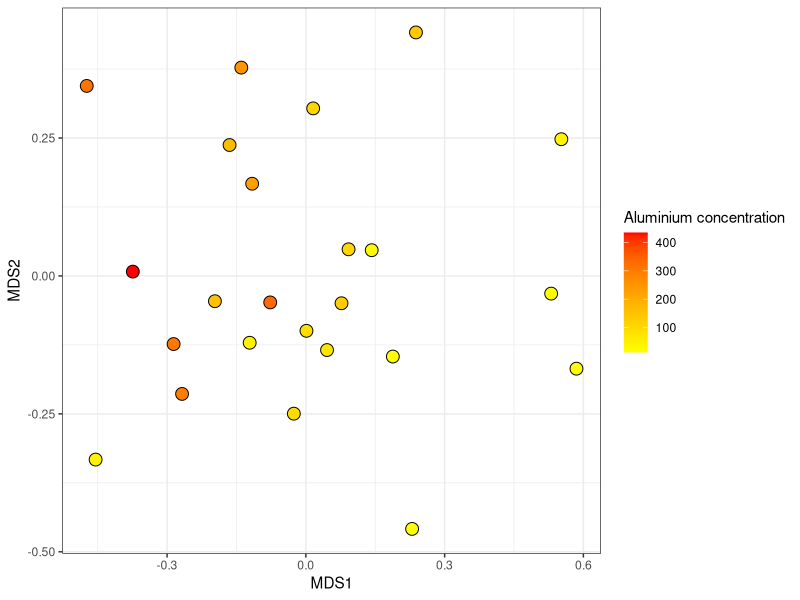
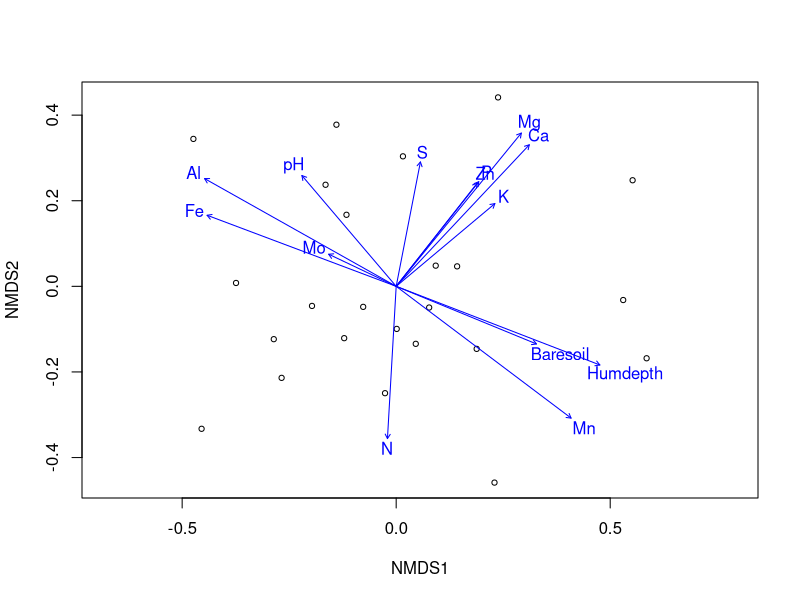
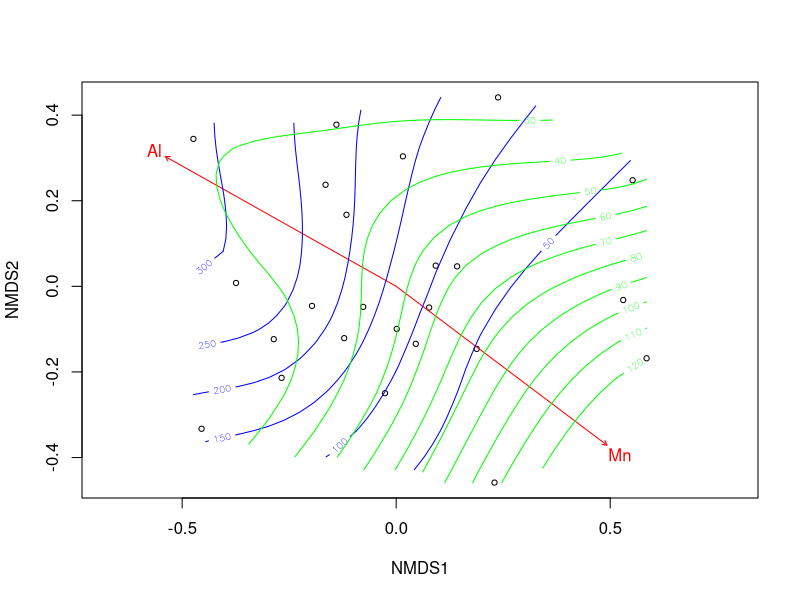
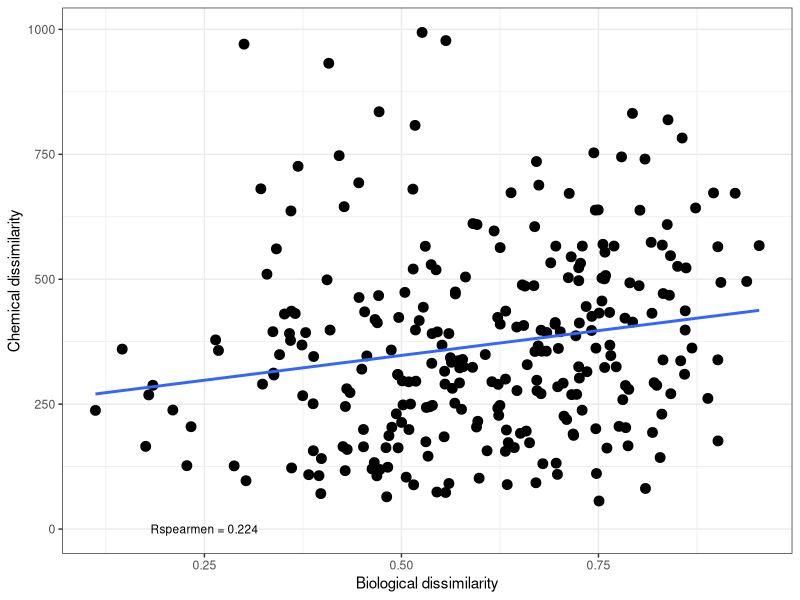
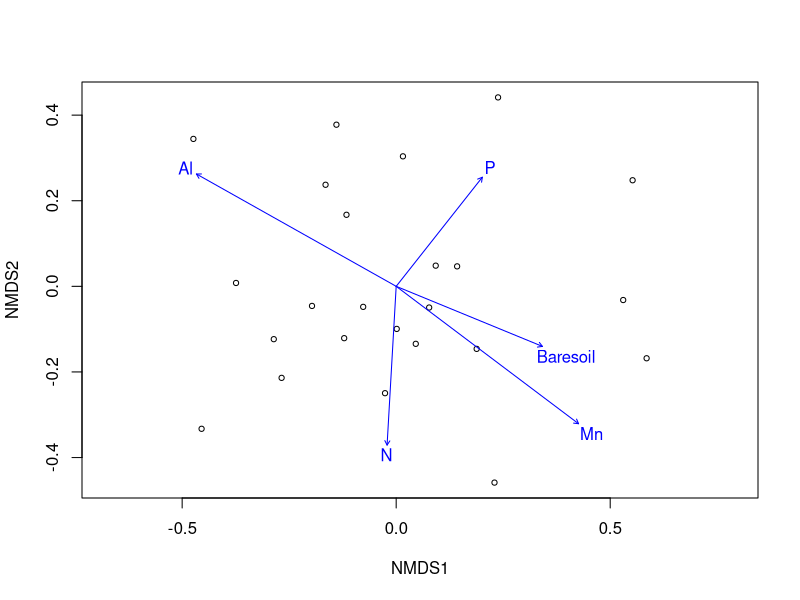

Source code (R) for these figures, in order:
## ---- chunk 1
#-- RUN THE FRAGMENT BETWEEN LINES BEFORE COMPILING MARKDOWN
# to configure markdown parsing
options(markdown.extensions = c("no_intra_emphasis", "tables", "fenced_code", "autolink", "strikethrough", "lax_spacing", "space_headers", "latex_math"))
#------
# output options
options(width = 70, scipen = 6, digits = 3)

# to render cyrillics in plots use cairo pdf
options(device = function(file, width = 7, height = 7, ...) {
  cairo_pdf(tempfile(), width = width, height = height, ...)
  })
library(knitr)
# chunk default options
opts_chunk$set(fig.align='center', tidy = FALSE, fig.width = 7, fig.height = 3, warning=FALSE)
## ---- chunk 2
library(vegan)
data(varespec)
data(varechem)
## ---- chunk 3
library(ggplot2)
veg_ord <- metaMDS(varespec)
veg_MDS <- as.data.frame(veg_ord$points)
ggplot(veg_MDS, aes(x = MDS1, y = MDS2, fill = varechem$Al))  + geom_point(shape=21, size =4)+ scale_fill_gradient(low = "cyan", high = "darkblue") + theme_bw()  + labs(fill = "Aluminium concentration") + scale_fill_gradient(high = "red", low = "yellow")

## ---- chunk 4
env_fit <- envfit(veg_ord, varechem)
env_fit
## ---- chunk 5
plot(veg_ord, display = "site")
plot(env_fit)
## ---- chunk 6
env_fit2 <- envfit(veg_ord ~ Al + Mn, data = varechem)
plot(veg_ord, display = "site")
plot(env_fit2, col = "red")
ordisurf(veg_ord, varechem$Al, 
         add = TRUE, col="blue")
ordisurf(veg_ord, varechem$Mn, 
         add = TRUE, col="green")

## ---- chunk 7
dist_com <- vegdist(varespec, method = "bray")
dist_chem <- vegdist(varechem, method = "euclidean")
## ---- chunk 8

x <-as.vector(dist_com)
y <- as.vector(dist_chem)
R <- round(cor(x, y, method="spearman"), 3)
xy <- data.frame (x, y)
mant <- ggplot(xy, aes(x=x, y=y))
mant + geom_point(size=3) + xlab ("Biological dissimilarity") + ylab ("Chemical dissimilarity") + annotate("text", x=0.25, y=0.35, label=paste("Rspearmen =", R, sep=" "), size = 3) + theme_bw() + geom_smooth(method = "lm", se = FALSE)

## ---- chunk 9
options(digits=4)
mant <- mantel(dist_com, dist_chem, method="spearman", permutations = 999)
mant
## ---- chunk 10
geo <- read.table("data/Coordinates.txt",  
                  header = TRUE, sep = "\t")
dist_geo <- vegdist(geo[, -1], 
                  method = "euclidean")
## ---- chunk 11
mantel_partial <- mantel.partial(dist_com, dist_chem, dist_geo, method = "pearson", permutations = 9999)
mantel_partial
## ---- chunk 12
BioEnv <- bioenv(varespec, varechem, method = "spearman", index = "bray")
BioEnv
## ---- chunk 13
plot(veg_ord, display = "site")
plot(envfit(veg_ord ~ N + P + Al + Mn + Baresoil, data = varechem ))
